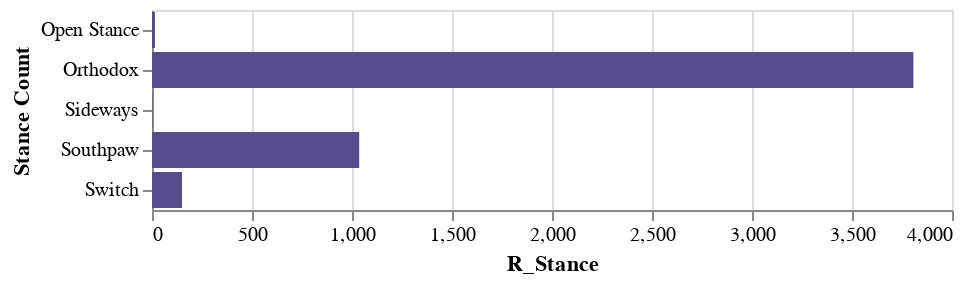

Write notebook code for a chart like this one.
### Code cell
# Looking at stance counts for colum R_Stance

stanceR = pd.DataFrame(df['R_Stance'].value_counts())
stanceR['Stance Count'] = stanceR.index

alt.Chart(stanceR).mark_bar(
    color="#564d8d"
).encode(
    y='Stance Count',
    x='R_Stance'
)

### Figure 1 — Vega-Lite specification as saved in the notebook (floating-point values rounded to 4 significant figures)
{"config": {"view": {"continuousWidth": 400, "continuousHeight": 300}}, "data": {"name": "data-1730376a92e1fb9419084fc311d340c4"}, "mark": {"type": "bar", "color": "#564d8d"}, "encoding": {"x": {"type": "quantitative", "field": "R_Stance"}, "y": {"type": "nominal", "field": "Stance Count"}}, "$schema": "https://vega.github.io/schema/vega-lite/v4.0.2.json", "datasets": {"data-1730376a92e1fb9419084fc311d340c4": [{"R_Stance": 3807, "Stance Count": "Orthodox"}, {"R_Stance": 1036, "Stance Count": "Southpaw"}, {"R_Stance": 150, "Stance Count": "Switch"}, {"R_Stance": 15, "Stance Count": "Open Stance"}, {"R_Stance": 2, "Stance Count": "Sideways"}]}}
